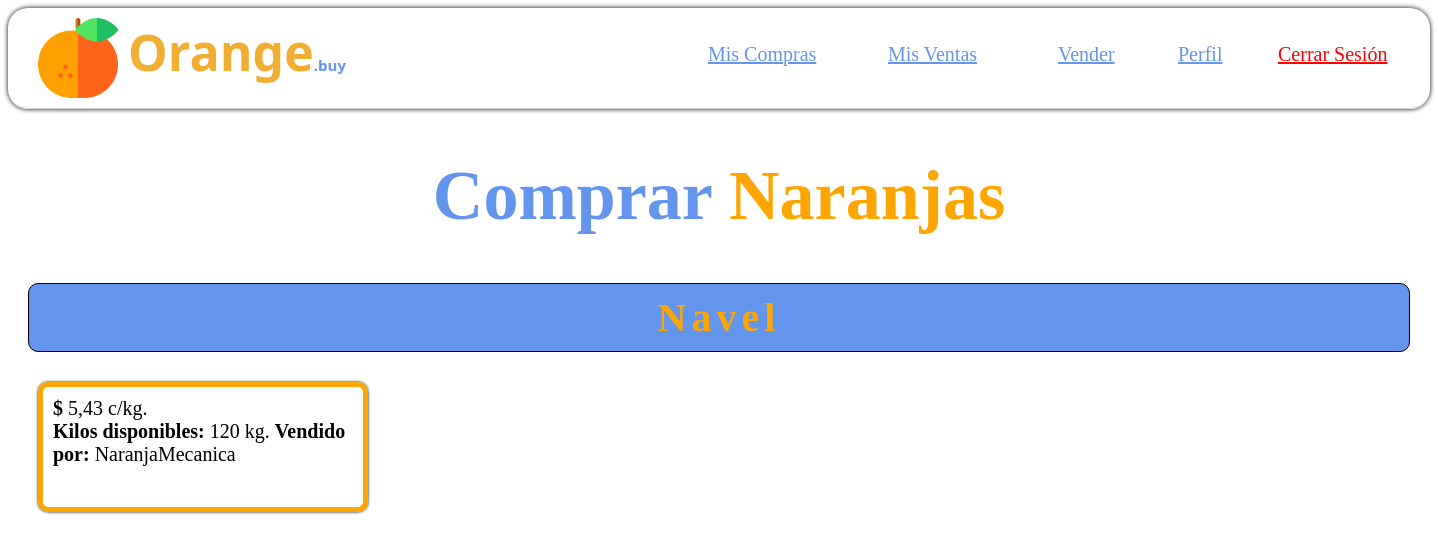
The page /tienda/menu/ (signed in) on the database as committed earlier.
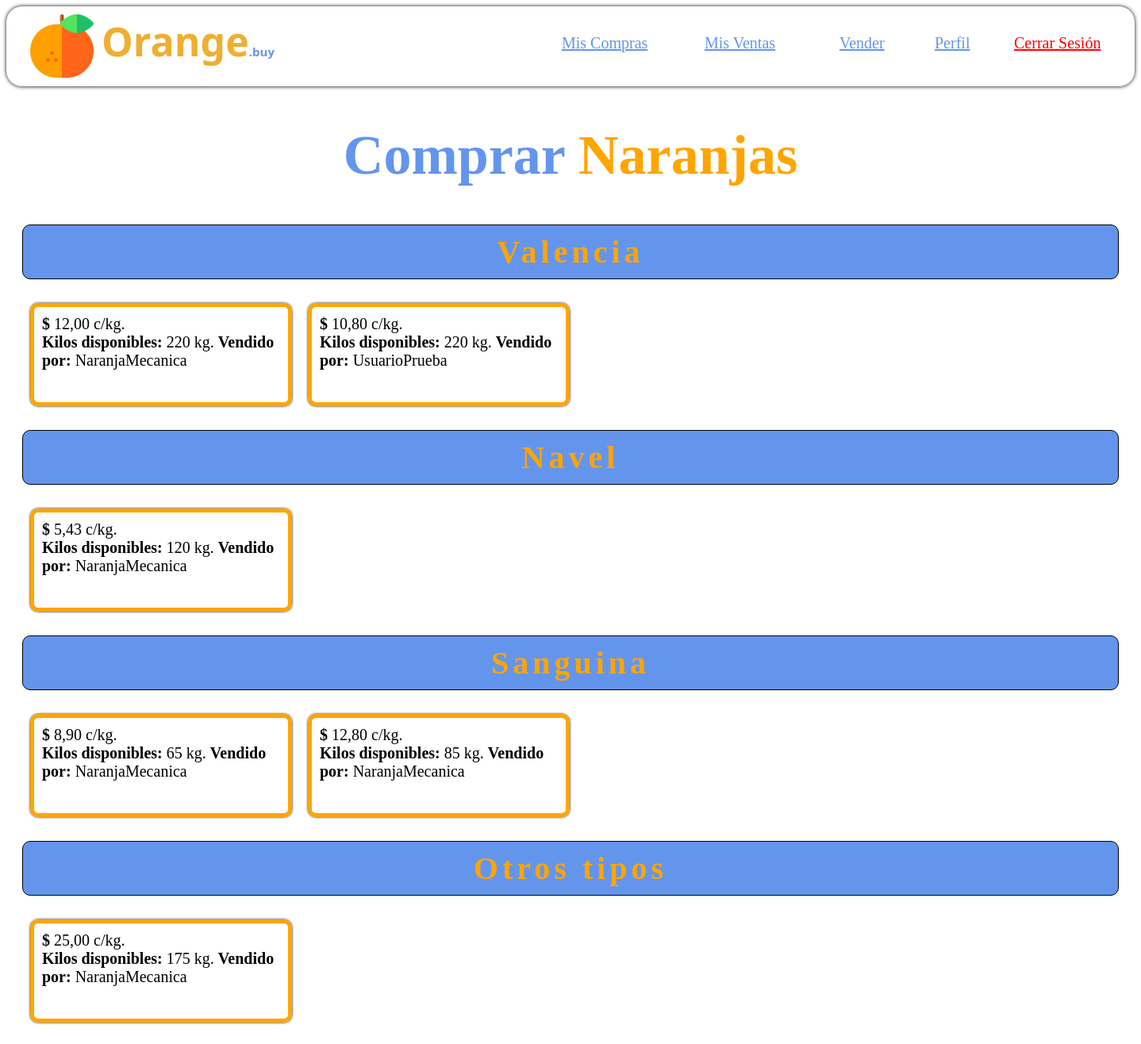
The same page on the database as committed later.
### tienda/models.py (models this page shows, shortened)
class Producto(models.Model):
    vendedor = models.ForeignKey(User, on_delete=models.CASCADE, related_name='ventas')
    precio_por_kilo = models.DecimalField(max_digits=6, decimal_places=2)
    kilos_disponibles = models.PositiveIntegerField()
    cantidad_vendida = models.PositiveIntegerField(default=0)
    fecha_inicio = models.DateTimeField(auto_now_add=True)
    activo = models.BooleanField(default=True)
    descuento = models.DecimalField(max_digits=4, decimal_places=2, default=0.00)
    TIPOS_NARANJA = [
        ("valencia", "Valencia"),
        ("navel", "Navel"),
        ("sanguina", "Sanguina"),
        ("otra", "Otra variedad"),
    ]
    tipo = models.CharField(max_length=20, choices=TIPOS_NARANJA)

### tienda/views.py (the view)
# urls.py: path('menu/', views.menu_tienda, name='menu_tienda'),
@login_required
def menu_tienda(request):
    valencia = Producto.objects.filter(activo=True, tipo='valencia')
    navel = Producto.objects.filter(activo=True, tipo='navel')
    sanguinea = Producto.objects.filter(activo=True, tipo='sanguina')
    otra = Producto.objects.filter(activo=True, tipo='otra')
    return render(request, 'tienda/menu.html', {'valencia':valencia, 'navel':navel, 'sanguinea': sanguinea, 'otra':otra})

### tienda/templates/tienda/menu.html (shortened to what this page needs)
{% load static %}
<!DOCTYPE html>
<html lang="en">
<head>
</head>
<body>
    <div class="header">
        <img src="{% static 'manager/naranja.png' %}" id="logo">
        <h3 class="titulo_header">Orange<span style="color:cornflowerblue; font-size: 15px;">.buy</span></h3>
        <a class="referencia" href="{% url 'menu_tienda' %}">Mis Compras</a>
        <a class="referencia" href="{% url 'mis_ventas' %}">Mis Ventas</a>
        <a class="referencia" href="{% url 'vender' %}">Vender</a>
        <a class="referencia" href="{% url 'menu_tienda' %}">Perfil</a>
        <a class="referencia" href="{% url 'cerrar_sesion' %}" style="color:red">Cerrar Sesión</a>
    </div>
    <h1>Comprar <span style="color:orange;">Naranjas</span></h1>
    {% if valencia %}
        <div class="tipo">
            Valencia
        </div>
        <div class="contenedor_producto">
            {% for producto in valencia %}
                <a href="{% url 'producto' producto.id %}" class="producto">
                        <strong>$ </strong>{{ producto.precio_por_kilo }} c/kg.<br>
                        <strong>Kilos disponibles: </strong> {{ producto.kilos_disponibles}} kg.
                        <strong>Vendido por:</strong> {{ producto.vendedor.username }}
                </a>
            {% endfor %}
        </div>
    {% endif %}
    {% if navel %}
        <div class="tipo">
            Navel
        </div>
        <div class="contenedor_producto">
            {% for producto in navel %}
                <a href="{% url 'producto' producto.id %}" class="producto">
                        <strong>$ </strong>{{ producto.precio_por_kilo }} c/kg.<br>
                        <strong>Kilos disponibles: </strong> {{ producto.kilos_disponibles}} kg.
                        <strong>Vendido por:</strong> {{ producto.vendedor.username }}
                </a>
            {% endfor %}
        </div>
    {% endif %}
    {% if sanguinea %}
        <div class="tipo">
            Sanguina
        </div>
        <div class="contenedor_producto">
            {% for producto in sanguinea %}
                <a href="{% url 'producto' producto.id %}" class="producto">
                    <strong>$ </strong>{{ producto.precio_por_kilo }} c/kg.<br>
                    <strong>Kilos disponibles: </strong> {{ producto.kilos_disponibles}} kg.
                    <strong>Vendido por:</strong> {{ producto.vendedor.username }}
                </a>
            {% endfor %}
        </div>
    {% endif %}
    {% if otra %}
        <div class="tipo">
            Otros tipos
        </div>
        <div class="contenedor_producto">
            {% for producto in otra %}
                <a href="{% url 'producto' producto.id %}" class="producto">
                    <strong>$ </strong>{{ producto.precio_por_kilo }} c/kg.<br>
                    <strong>Kilos disponibles: </strong> {{ producto.kilos_disponibles}} kg.
                    <strong>Vendido por:</strong> {{ producto.vendedor.username }}
                </a>
            {% endfor %}
        </div>
    {% endif %}
</body>
</html>

### tienda/templates/tienda/menu.html (style rules this page uses)
body { font-family: Verdana; }
.header { display: grid; grid-template-columns: 100px 600px 180px 170px 120px 100px 150px; border-bottom: 0.5px solid lightgray; box-shadow: 0 0 5px 0; border-radius: 20px; }
#logo { width: 80px; margin: 10px 20px 10px 30px; }
.titulo_header { margin: 10px 5px 20px 20px; font-size: 50px; color:cornflowerblue; font-family: 'Segoe UI'; color:rgb(240, 174, 50); }
.referencia { text-align: left; font-size: 20px; color:cornflowerblue; margin: 35px 0px 20px 0px; }
h1 { font-size: 70px; text-align: center; color:cornflowerblue; }
.tipo { text-align: center; font-size: 40px; letter-spacing: 5px; font-weight: bold; color: orange; background-color: cornflowerblue; border: 1px black solid; border-radius: 10px; margin: 10px 20px 10px 20px; padding: 10px; }
.producto { border: 5px solid orange; width: 300px; height: 100px; padding: 5px; font-size: 20px; margin: 10px 10px 10px 10px; padding: 10px; border-radius: 10px; box-shadow: 0 0 3px 0; display: block; text-decoration: none; color: black; cursor: pointer; transition: background 0.2s; }
.contenedor_producto { margin: 20px; display: flex; align-items: center; }

Rows that differ between the two databases and show on the page:
added Producto: precio_por_kilo "12,00", kilos_disponibles "220", vendedor.username "NaranjaMecanica", shown under "Comprar Naranjas"
added Producto: precio_por_kilo "10,80", kilos_disponibles "220", vendedor.username "UsuarioPrueba", shown under "Comprar Naranjas"
added Producto: precio_por_kilo "8,90", kilos_disponibles "65", vendedor.username "NaranjaMecanica"
added Producto: precio_por_kilo "12,80", kilos_disponibles "85", vendedor.username "NaranjaMecanica"
added Producto: precio_por_kilo "25,00", kilos_disponibles "175", vendedor.username "NaranjaMecanica"
Other text that changed with them:
text now shown: "Valencia Sanguina Otros tipos"
